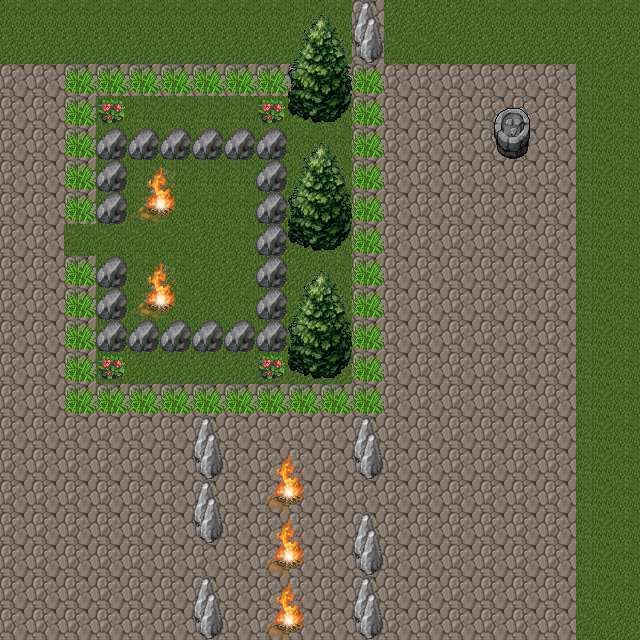

A 2D game scene composited from a Tiled map and its tileset images. What follows is a short description and the map's XML, with every tile layer's data as written:
An orthogonal 20x20 tile map with 32x32 px tiles, 2 tile layers (Background, Graphics) and 34 objects.

<map version="1.5" tiledversion="1.7.2" orientation="orthogonal" renderorder="right-down" width="20" height="20" tilewidth="32" tileheight="32" infinite="0" nextlayerid="9" nextobjectid="47">
 <tileset firstgid="1" source="mountain_landscape.tsx" />
 <layer id="1" name="Background" width="20" height="20">
  <data encoding="csv">
125,125,125,125,125,125,125,125,125,79,80,125,125,125,125,125,125,125,125,125,
125,125,125,125,125,125,125,125,125,95,96,125,125,125,125,125,125,125,125,125,
125,125,125,125,125,125,125,125,125,125,125,125,125,125,125,125,125,125,125,125,
125,125,125,79,79,79,79,80,79,79,80,125,125,125,125,125,125,125,125,125,
125,125,125,79,80,80,80,80,80,80,80,125,125,125,125,125,125,125,125,125,
125,125,125,79,79,79,79,79,79,80,80,125,125,125,125,125,125,125,125,125,
125,125,125,79,79,80,80,80,95,96,80,125,125,125,125,125,125,125,125,125,
125,125,125,95,79,79,79,79,95,96,80,125,125,125,125,125,125,125,125,125,
125,125,125,79,80,80,80,80,95,96,80,125,125,125,125,125,125,125,125,125,
125,125,125,79,79,80,96,96,95,96,96,125,125,125,125,125,125,125,125,125,
125,125,125,95,79,79,79,79,95,96,80,125,125,125,125,125,125,125,125,125,
125,125,125,95,95,95,95,95,96,96,96,125,125,125,125,125,125,125,125,125,
125,125,125,125,125,125,125,125,125,125,125,125,125,125,125,125,125,125,125,125,
125,125,125,125,125,125,125,125,125,125,125,125,125,125,125,125,125,125,125,125,
125,125,125,125,125,125,125,125,125,125,125,125,125,125,125,125,125,125,125,125,
125,125,125,125,125,125,125,125,125,125,125,125,125,125,125,125,125,125,125,125,
125,125,125,125,125,125,125,125,125,125,125,125,125,125,125,125,125,125,125,125,
125,125,125,125,125,125,125,125,125,125,125,125,125,125,125,125,125,125,125,125,
125,125,125,125,125,125,125,125,125,125,125,125,125,125,125,125,125,125,125,125,
125,125,125,125,125,125,125,125,125,125,125,125,125,125,125,125,125,125,125,125
</data>
 </layer>
 <layer id="2" name="Graphics" width="20" height="20">
  <data encoding="csv">
80,80,80,80,80,80,80,80,80,202,203,204,96,96,96,80,80,80,80,80,
96,96,96,96,96,96,96,96,96,218,219,220,95,95,96,96,96,96,96,96,
0,0,169,169,169,169,169,169,169,234,235,169,0,0,0,0,0,0,79,80,
0,0,169,168,79,80,79,79,168,250,251,169,0,0,0,239,240,0,79,80,
0,0,169,253,253,253,253,253,253,202,203,169,0,0,0,255,256,0,79,80,
0,0,169,253,117,118,79,79,253,218,219,169,0,0,0,0,0,0,79,80,
0,0,169,253,133,134,80,80,253,234,235,169,0,0,0,0,0,0,79,80,
0,0,95,95,95,95,96,80,253,250,251,169,0,0,0,0,0,0,79,80,
0,0,169,253,117,118,96,96,253,202,203,169,0,0,0,0,0,0,79,80,
0,0,169,253,133,134,96,80,253,218,219,169,0,0,0,0,0,0,79,80,
0,0,169,253,253,253,253,253,253,234,235,169,0,0,0,0,0,0,79,80,
0,0,169,168,96,96,96,96,168,250,251,169,0,0,0,0,0,0,79,80,
0,0,169,169,169,169,169,169,169,169,169,169,0,0,0,0,0,0,79,80,
0,0,0,0,0,0,204,0,0,0,0,204,0,0,0,0,0,0,79,80,
0,0,0,0,0,0,220,0,117,118,0,220,0,0,0,0,0,0,79,80,
0,0,0,0,0,0,204,0,133,134,0,0,0,0,0,0,0,0,79,80,
0,0,0,0,0,0,220,0,117,118,0,204,0,0,0,0,0,0,79,80,
0,0,0,0,0,0,0,0,133,134,0,220,0,0,0,0,0,0,79,80,
0,0,0,0,0,0,204,0,117,118,0,204,0,0,0,0,0,0,79,80,
0,0,0,0,0,0,220,0,133,134,0,220,0,0,0,0,0,0,95,96
</data>
 </layer>
 <objectgroup id="3" name="Fire">
  <object id="1" x="128" y="256" width="64" height="64" />
  <object id="2" x="128" y="160" width="64" height="64" />
  <object id="3" x="256" y="448" width="64" height="192" />
 </objectgroup>
 <objectgroup id="4" name="Stonewall">
  <object id="7" x="288" y="0" width="96" height="416" />
  <object id="8" x="64" y="64" width="224" height="32" />
  <object id="9" x="64" y="96" width="32" height="128" />
  <object id="10" x="64" y="256" width="32" height="160" />
  <object id="11" x="64" y="384" width="224" height="32" />
  <object id="12" x="192" y="416" width="32" height="128" />
  <object id="13" x="192" y="576" width="32" height="64" />
  <object id="14" x="352" y="512" width="32" height="128" />
  <object id="15" x="352" y="416" width="32" height="64" />
  <object id="16" x="0" y="-32" width="640" height="32" />
  <object id="17" x="640" y="-32" width="32" height="672" />
  <object id="18" x="-32" y="-32" width="32" height="704" />
  <object id="19" x="0" y="640" width="672" height="32" />
  <object id="25" x="64" y="128" width="64" height="96" />
  <object id="26" x="128" y="128" width="160" height="32" />
  <object id="27" x="256" y="160" width="32" height="192" />
  <object id="28" x="96" y="256" width="32" height="96" />
  <object id="29" x="128" y="320" width="128" height="32" />
 </objectgroup>
 <objectgroup id="6" name="Lock">
  <object id="20" x="192" y="544" width="32" height="32" />
  <object id="21" x="352" y="480" width="32" height="32" />
  <object id="22" x="64" y="224" width="32" height="32" />
 </objectgroup>
 <objectgroup id="5" name="Key">
  <object id="23" x="32" y="32" width="32" height="32">
   <properties>
    <property name="Target_ID" type="int" value="20" />
    <property name="Tint" type="color" value="#ffeaff00" />
   </properties>
  </object>
  <object id="24" x="224" y="224" width="32" height="32">
   <properties>
    <property name="Target_ID" type="int" value="21" />
    <property name="Tint" type="color" value="#ff00ffff" />
   </properties>
  </object>
  <object id="30" x="320" y="416" width="32" height="32">
   <properties>
    <property name="Target_ID" type="int" value="22" />
    <property name="Tint" type="color" value="#fffc00f8" />
   </properties>
  </object>
 </objectgroup>
 <objectgroup id="7" name="Enemy">
  <object id="35" x="84" y="432">
   <polyline points="0,0 0,198" />
  </object>
  <object id="40" x="396" y="444">
   <polyline points="0,0 232,0" />
  </object>
  <object id="41" x="625" y="383">
   <polyline points="0,0 -226,-1" />
  </object>
  <object id="42" x="402" y="350">
   <polyline points="0,0 107,1" />
  </object>
  <object id="43" x="626" y="353">
   <polyline points="0,0 -96,-1" />
  </object>
  <object id="44" x="460" y="320">
   <polyline points="0,0 123,0" />
  </object>
 </objectgroup>
 <objectgroup id="8" name="Exit">
  <object id="46" x="448" y="128" width="32" height="32" />
 </objectgroup>
</map>
